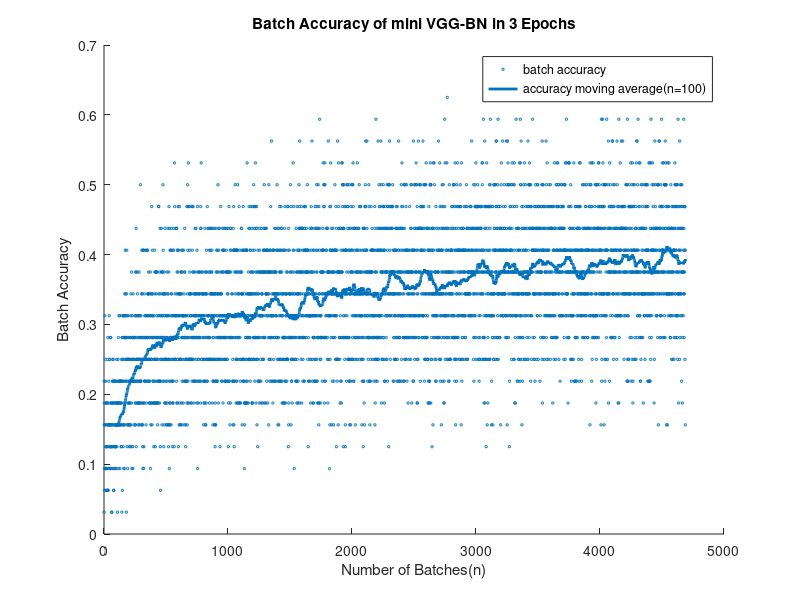

Recreate this plot in MATLAB. (Note: this script raises an error after producing the figure.)
%% clear stuff
clear;
clc;
clf;
close all;

% mini vgg ----------------------------------------------------------------
stats = csvread("stats.csv");

running_acc = stats(:,3);
epoch1 = running_acc(1:1563);
epoch2 = running_acc(1565:3127);
epoch3 = running_acc(3128:end);

epoch1_running_acc_new = conv(epoch1, [1,-1]);
epoch2_running_acc_new = conv(epoch2, [1,-1]);
epoch3_running_acc_new = conv(epoch3, [1,-1]);

epoch1_running_acc_new = epoch1_running_acc_new(1:end-1)/32;
epoch2_running_acc_new = epoch2_running_acc_new(1:end-1)/32;
epoch3_running_acc_new = epoch3_running_acc_new(1:end-1)/32;

filter = ones(1,100)/100;
e_tot = cat(1,epoch1_running_acc_new,epoch2_running_acc_new,epoch3_running_acc_new);
e_tot_f = conv(e_tot, filter, 'valid');

% plot(stats(2:end,1), e_tot, 'linewidth', 2); 
scatter(stats(2:end,1), e_tot, 3); 

hold on;
plot(100:length(e_tot_f)+99, e_tot_f, 'linewidth', 2); 
xlabel('Number of Batches(n)');
ylabel('Batch Accuracy');
title('Batch Accuracy of mini VGG-BN in 3 Epochs');
legend('batch accuracy', 'accuracy moving average(n=100)')


% VGG-16 BN batch size 16 -------------------------------------------------

window = 100;

stats1 = csvread("stats_saves_vgg_16/stats_epoch_16.csv");
stats2 = csvread("stats_saves_vgg_16/stats_epoch_50.csv");
stats = [stats1(:,2); stats2(:,2)]/16;
test_stats = csvread("test_eval_stats.csv");

filter = ones(1,window)/window;
stats_f = conv(stats, filter, 'valid');

figure();
scatter(1:length(stats), stats, 3); 

hold on;
plot(window:length(stats_f)+window-1, stats_f, 'linewidth', 2); 
plot(test_stats(:,1)*3125, test_stats(:,2)/100, 'linewidth', 3);

xlabel('Number of Batches(n)');
ylabel('Batch Accuracy');
title('Accuracy of VGG16-BN in 50 Epochs Trained with Batch Size 16');
legend('batch accuracy', 'batch accuracy moving average(n=100)', ...
        'test accuracy')

figure();
plot(100:length(e_tot_f)+99, e_tot_f, 'linewidth', 2); 
hold on
plot((window:length(stats_f)+window-1)/2, stats_f, 'linewidth', 2); 
axis([0 3*1563 0 0.5])
xline(1563:1563:3*1563,'-',{'epoch'})
legend('mini VGG batch accuracy moving avg', 'VGG 16 batch accuracy moving avg')


% VGG-16 BN batch size 32 -------------------------------------------------
stats3 = csvread("stats_saves_vgg16_32/stats_epoch_17.csv");
stats4 = csvread("stats_saves_vgg16_32/stats_epoch_30.csv");
stats_32 = [stats3(:,2); stats4(:,2)]/32;
test_stats_32 = csvread("test_eval_stats_32.csv");

filter = ones(1,window)/window;
stats_f_32 = conv(stats_32, filter, 'valid');

figure();
plot((window:length(stats_f)+window-1)/2, stats_f, 'linewidth', 2);
hold on;
plot(window:length(stats_f_32)+window-1, stats_f_32, 'linewidth', 2);
plot(test_stats(:,1)*3125 / 2, test_stats(:,2)/100, 'linewidth', 3);
plot(test_stats_32(:,1)*1563, test_stats_32(:,2)/100, 'linewidth', 3);
xline(1563:1563:30*1563,'-',{'epoch'})
axis([0 30*1563 0 1])


xlabel('Number of Batches Normalized(n)');
ylabel('Batch Accuracy');
title('Accuracy of VGG16-BN Batch Size 16 vs 32');
legend('Batch Accuracy Moving Avg Batch Size 16', ...
        'Batch Accuracy Moving Avg Batch Size 32', ...
        'Test Accuracy Batch Size 16', ...
        'Test Accuracy Batch Size 32')
    
figure();
scatter(1:length(stats_32), stats_32, 3); 
hold on;
plot(window:length(stats_f_32)+window-1, stats_f_32, 'linewidth', 2); 
plot(test_stats_32(:,1)*1563, test_stats_32(:,2)/100, 'linewidth', 3);

xlabel('Number of Batches(n)');
ylabel('Batch Accuracy');
title('Accuracy of VGG16-BN in 30 Epochs Trained with Batch Size 32');
legend('batch accuracy', 'batch accuracy moving average(n=100)', ...
        'test accuracy')

